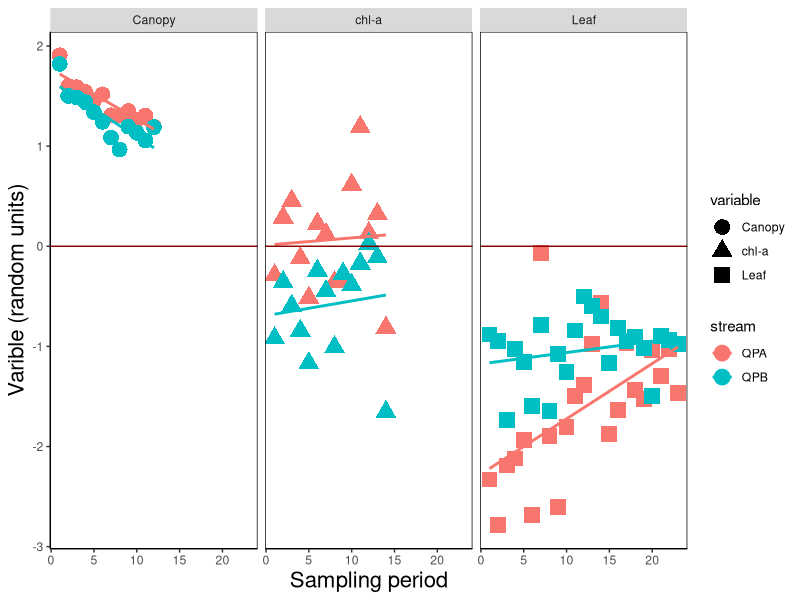

R code for this plot:




#--------------------------------------------
# All variables
# 09 May 2020
#PEGF
#--------------------------------------------
#

library(modelr)
library(ggplot2)
library(dplyr)
library(patchwork)

regression<- read.csv("regressions.csv")
regression


ggplot(regression, aes(Time, 
                       value, 
                       shape= variable , 
                       col = stream)) + 
 geom_point(size = 5) +
 geom_smooth(method = 'lm', se = F,  aes(color=stream)) + #, alpha = .15, aes(fill = stream)) +


xlab('Sampling period') + ylab("Varible (random units)") + 
  theme(axis.title.x = element_text(size = 16, angle = 0)) +# axis x
  theme(axis.title.y = element_text(size = 16, angle = 90)) +
  
  geom_hline(yintercept = 0, color="darkred") +

theme(panel.grid.major = element_blank(), panel.grid.minor = element_blank(),
      panel.background = element_blank(), axis.line = element_line(colour = "black")) +
  theme(panel.border = element_rect(colour = "black", fill=NA, size=0.5)) +
 facet_grid(~ variable)
  # facet_wrap(. ~ variable)

